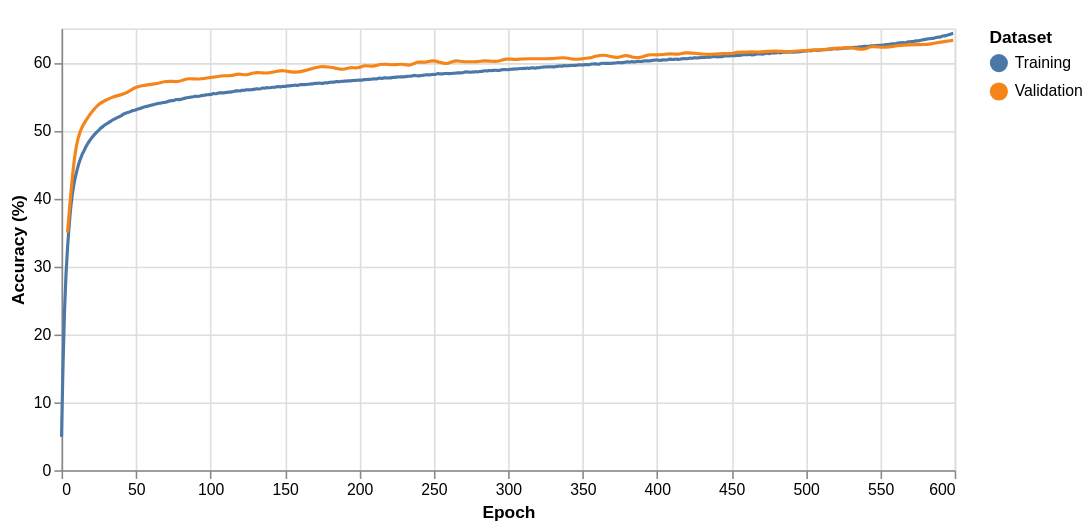

Vega-Lite specification stored for this chart:
### Vega-Lite specification from a JSON file in a GitHub repository (floating-point values rounded to 4 significant figures; data arrays with more than 128 entries replaced by an {"elided": "..."} marker saying what was removed)
{"config": {"view": {"continuousWidth": 400, "continuousHeight": 300}}, "layer": [{"mark": {"type": "line", "interpolate": "basis"}, "encoding": {"color": {"type": "nominal", "field": "label", "title": "Dataset"}, "x": {"type": "quantitative", "field": "Step", "title": "Epoch"}, "y": {"type": "quantitative", "field": "Value", "title": "Accuracy (%)"}}}, {"mark": "point", "encoding": {"opacity": {"value": 0}, "x": {"type": "quantitative", "field": "Step"}}, "selection": {"selector001": {"type": "single", "nearest": true, "on": "mouseover", "fields": ["Step"], "empty": "none"}}}, {"mark": "point", "encoding": {"color": {"type": "nominal", "field": "label", "title": "Dataset"}, "opacity": {"condition": {"value": 1, "selection": "selector001"}, "value": 0}, "x": {"type": "quantitative", "field": "Step", "title": "Epoch"}, "y": {"type": "quantitative", "field": "Value", "title": "Accuracy (%)"}}}, {"mark": {"type": "rule", "color": "gray"}, "encoding": {"x": {"type": "quantitative", "field": "Step"}}, "transform": [{"filter": {"selection": "selector001"}}]}, {"mark": {"type": "text", "align": "left", "dx": 5, "dy": -10}, "encoding": {"color": {"type": "nominal", "field": "label", "title": "Dataset"}, "text": {"condition": {"type": "quantitative", "field": "Value", "selection": "selector001"}, "value": " "}, "x": {"type": "quantitative", "field": "Step", "title": "Epoch"}, "y": {"type": "quantitative", "field": "Value", "title": "Accuracy (%)"}}}], "data": {"name": "data-de81c8ecd860f465dcee7d641e3eb90a"}, "height": 280, "width": 566, "$schema": "https://vega.github.io/schema/vega-lite/v4.8.1.json", "datasets": {"data-de81c8ecd860f465dcee7d641e3eb90a": {"elided": "720 records"}}}
